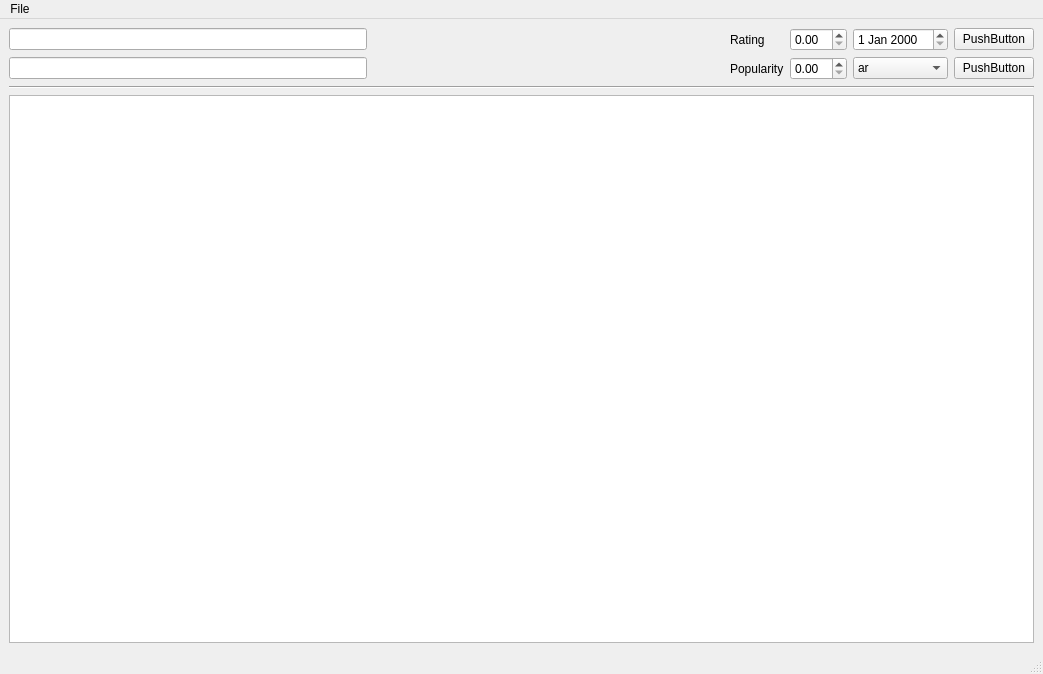
<?xml version="1.0" encoding="UTF-8"?>
<ui version="4.0">
 <class>MainWindow</class>
 <widget class="QMainWindow" name="MainWindow">
  <property name="geometry">
   <rect>
    <x>0</x>
    <y>0</y>
    <width>1043</width>
    <height>674</height>
   </rect>
  </property>
  <property name="windowTitle">
   <string>MainWindow</string>
  </property>
  <widget class="QWidget" name="centralwidget">
   <property name="sizePolicy">
    <sizepolicy hsizetype="MinimumExpanding" vsizetype="MinimumExpanding">
     <horstretch>0</horstretch>
     <verstretch>0</verstretch>
    </sizepolicy>
   </property>
   <layout class="QVBoxLayout" name="verticalLayout">
    <item>
     <layout class="QGridLayout" name="gridLayout">
      <item row="0" column="2">
       <widget class="QLabel" name="label">
        <property name="text">
         <string>Rating</string>
        </property>
       </widget>
      </item>
      <item row="0" column="5">
       <widget class="QPushButton" name="pushButton">
        <property name="text">
         <string>PushButton</string>
        </property>
       </widget>
      </item>
      <item row="1" column="3">
       <widget class="QDoubleSpinBox" name="doubleSpinBox_2"/>
      </item>
      <item row="1" column="1">
       <spacer name="horizontalSpacer_2">
        <property name="orientation">
         <enum>Qt::Horizontal</enum>
        </property>
        <property name="sizeHint" stdset="0">
         <size>
          <width>40</width>
          <height>20</height>
         </size>
        </property>
       </spacer>
      </item>
      <item row="1" column="5">
       <widget class="QPushButton" name="pushButton_2">
        <property name="text">
         <string>PushButton</string>
        </property>
       </widget>
      </item>
      <item row="0" column="1">
       <spacer name="horizontalSpacer">
        <property name="orientation">
         <enum>Qt::Horizontal</enum>
        </property>
        <property name="sizeHint" stdset="0">
         <size>
          <width>40</width>
          <height>20</height>
         </size>
        </property>
       </spacer>
      </item>
      <item row="0" column="4">
       <widget class="QDateEdit" name="dateEdit"/>
      </item>
      <item row="1" column="2">
       <widget class="QLabel" name="label_2">
        <property name="text">
         <string>Popularity</string>
        </property>
       </widget>
      </item>
      <item row="1" column="4">
       <widget class="QComboBox" name="comboBox">
        <item>
         <property name="text">
          <string>ar</string>
         </property>
        </item>
        <item>
         <property name="text">
          <string>bn</string>
         </property>
        </item>
        <item>
         <property name="text">
          <string>ca</string>
         </property>
        </item>
        <item>
         <property name="text">
          <string>cn</string>
         </property>
        </item>
        <item>
         <property name="text">
          <string>cs</string>
         </property>
        </item>
        <item>
         <property name="text">
          <string>da</string>
         </property>
        </item>
        <item>
         <property name="text">
          <string>de</string>
         </property>
        </item>
        <item>
         <property name="text">
          <string>el</string>
         </property>
        </item>
        <item>
         <property name="text">
          <string>en</string>
         </property>
        </item>
        <item>
         <property name="text">
          <string>es</string>
         </property>
        </item>
        <item>
         <property name="text">
          <string>et</string>
         </property>
        </item>
        <item>
         <property name="text">
          <string>eu</string>
         </property>
        </item>
        <item>
         <property name="text">
          <string>fa</string>
         </property>
        </item>
        <item>
         <property name="text">
          <string>fi</string>
         </property>
        </item>
        <item>
         <property name="text">
          <string>fr</string>
         </property>
        </item>
        <item>
         <property name="text">
          <string>he</string>
         </property>
        </item>
        <item>
         <property name="text">
          <string>hi</string>
         </property>
        </item>
        <item>
         <property name="text">
          <string>hu</string>
         </property>
        </item>
        <item>
         <property name="text">
          <string>id</string>
         </property>
        </item>
        <item>
         <property name="text">
          <string>is</string>
         </property>
        </item>
        <item>
         <property name="text">
          <string>it</string>
         </property>
        </item>
        <item>
         <property name="text">
          <string>ja</string>
         </property>
        </item>
        <item>
         <property name="text">
          <string>ko</string>
         </property>
        </item>
        <item>
         <property name="text">
          <string>la</string>
         </property>
        </item>
        <item>
         <property name="text">
          <string>lv</string>
         </property>
        </item>
        <item>
         <property name="text">
          <string>ml</string>
         </property>
        </item>
        <item>
         <property name="text">
          <string>ms</string>
         </property>
        </item>
        <item>
         <property name="text">
          <string>nb</string>
         </property>
        </item>
        <item>
         <property name="text">
          <string>nl</string>
         </property>
        </item>
        <item>
         <property name="text">
          <string>no</string>
         </property>
        </item>
        <item>
         <property name="text">
          <string>pl</string>
         </property>
        </item>
        <item>
         <property name="text">
          <string>pt</string>
         </property>
        </item>
        <item>
         <property name="text">
          <string>ro</string>
         </property>
        </item>
        <item>
         <property name="text">
          <string>ru</string>
         </property>
        </item>
        <item>
         <property name="text">
          <string>sr</string>
         </property>
        </item>
        <item>
         <property name="text">
          <string>sv</string>
         </property>
        </item>
        <item>
         <property name="text">
          <string>ta</string>
         </property>
        </item>
        <item>
         <property name="text">
          <string>te</string>
         </property>
        </item>
        <item>
         <property name="text">
          <string>th</string>
         </property>
        </item>
        <item>
         <property name="text">
          <string>tl</string>
         </property>
        </item>
        <item>
         <property name="text">
          <string>tr</string>
         </property>
        </item>
        <item>
         <property name="text">
          <string>uk</string>
         </property>
        </item>
        <item>
         <property name="text">
          <string>zh</string>
         </property>
        </item>
       </widget>
      </item>
      <item row="0" column="3">
       <widget class="QDoubleSpinBox" name="doubleSpinBox"/>
      </item>
      <item row="0" column="0">
       <widget class="QLineEdit" name="lineEdit"/>
      </item>
      <item row="1" column="0">
       <widget class="QLineEdit" name="lineEdit_2"/>
      </item>
     </layout>
    </item>
    <item>
     <widget class="Line" name="line">
      <property name="orientation">
       <enum>Qt::Horizontal</enum>
      </property>
     </widget>
    </item>
    <item>
     <widget class="QTableView" name="tableView">
      <property name="baseSize">
       <size>
        <width>300</width>
        <height>200</height>
       </size>
      </property>
     </widget>
    </item>
   </layout>
  </widget>
  <widget class="QMenuBar" name="menubar">
   <property name="geometry">
    <rect>
     <x>0</x>
     <y>0</y>
     <width>1043</width>
     <height>25</height>
    </rect>
   </property>
   <widget class="QMenu" name="menuFile">
    <property name="title">
     <string>File</string>
    </property>
    <addaction name="actionLoad_data"/>
    <addaction name="actionSave_data"/>
    <addaction name="actionAdd_record"/>
   </widget>
   <addaction name="menuFile"/>
  </widget>
  <widget class="QStatusBar" name="statusbar"/>
  <action name="actionLoad_data">
   <property name="text">
    <string>Load data</string>
   </property>
  </action>
  <action name="actionSave_data">
   <property name="text">
    <string>Save data</string>
   </property>
  </action>
  <action name="actionAdd_record">
   <property name="text">
    <string>Add record</string>
   </property>
  </action>
 </widget>
 <resources/>
 <connections/>
</ui>
